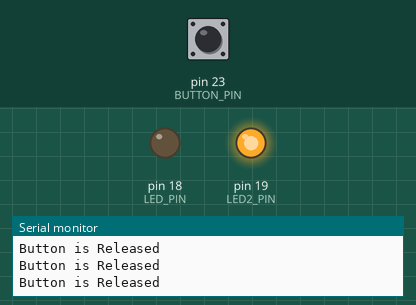
Bench run of a sketch on a simulated Arduino Mega 2560, built with avr-gcc and run on an emulated ATmega2560. Shown: output pins drawn as LEDs (lit = HIGH), the last lines printed to the serial monitor. The test bench sets the inputs (shaded band); at power-on: pin 23 (BUTTON_PIN) HIGH.

Above: at 1.2 s.
1.3 s: pin 23 (BUTTON_PIN) pulled LOW for 0.15 s
At 1.41 s:
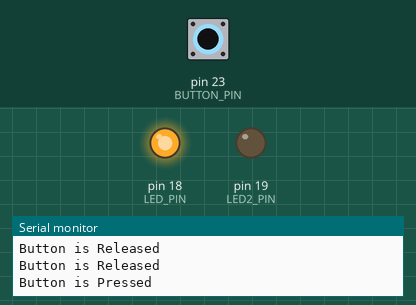
2.9 s: pin 23 (BUTTON_PIN) pulled LOW for 3.2 s
At 7.2 s:
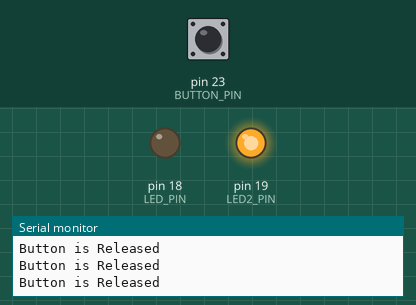
Timing chart, 0 to 8.7 s (numbered marks = the images above; inputs shaded):
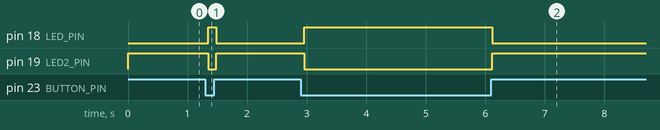

Measured:
- after the input at 1.3 s, pin 18 (LED_PIN): LOW → HIGH at once, → LOW 0.13 s later; pin 19 (LED2_PIN): HIGH → LOW at once, → HIGH 0.13 s later
- after the input at 2.9 s, pin 18 (LED_PIN): LOW → HIGH after 0.06 s, → LOW 3.2 s later; pin 19 (LED2_PIN): HIGH → LOW after 0.06 s, → HIGH 3.2 s later

The sketch:

Lab3_GPIO_and_Button_Control.ino
```cpp
#include <Arduino.h>

const uint8_t BUTTON_PIN = 23;
const uint8_t LED_PIN = 18;
const uint8_t LED2_PIN = 19;   // second LED, opposite state

void setup() {
  Serial.begin(115200);
  pinMode(BUTTON_PIN, INPUT_PULLUP);
  pinMode(LED_PIN, OUTPUT);
  pinMode(LED2_PIN, OUTPUT);
  digitalWrite(LED_PIN, LOW);
  digitalWrite(LED2_PIN, HIGH);
}

void loop() {
  if(digitalRead(BUTTON_PIN)) {
    Serial.println("Button is Released");
    digitalWrite(LED_PIN, LOW);
    digitalWrite(LED2_PIN, HIGH);
  }
    else {
    Serial.println("Button is Pressed");
    digitalWrite(LED_PIN, HIGH);
    digitalWrite(LED2_PIN, LOW);
  }
  delay(67);
}
```
